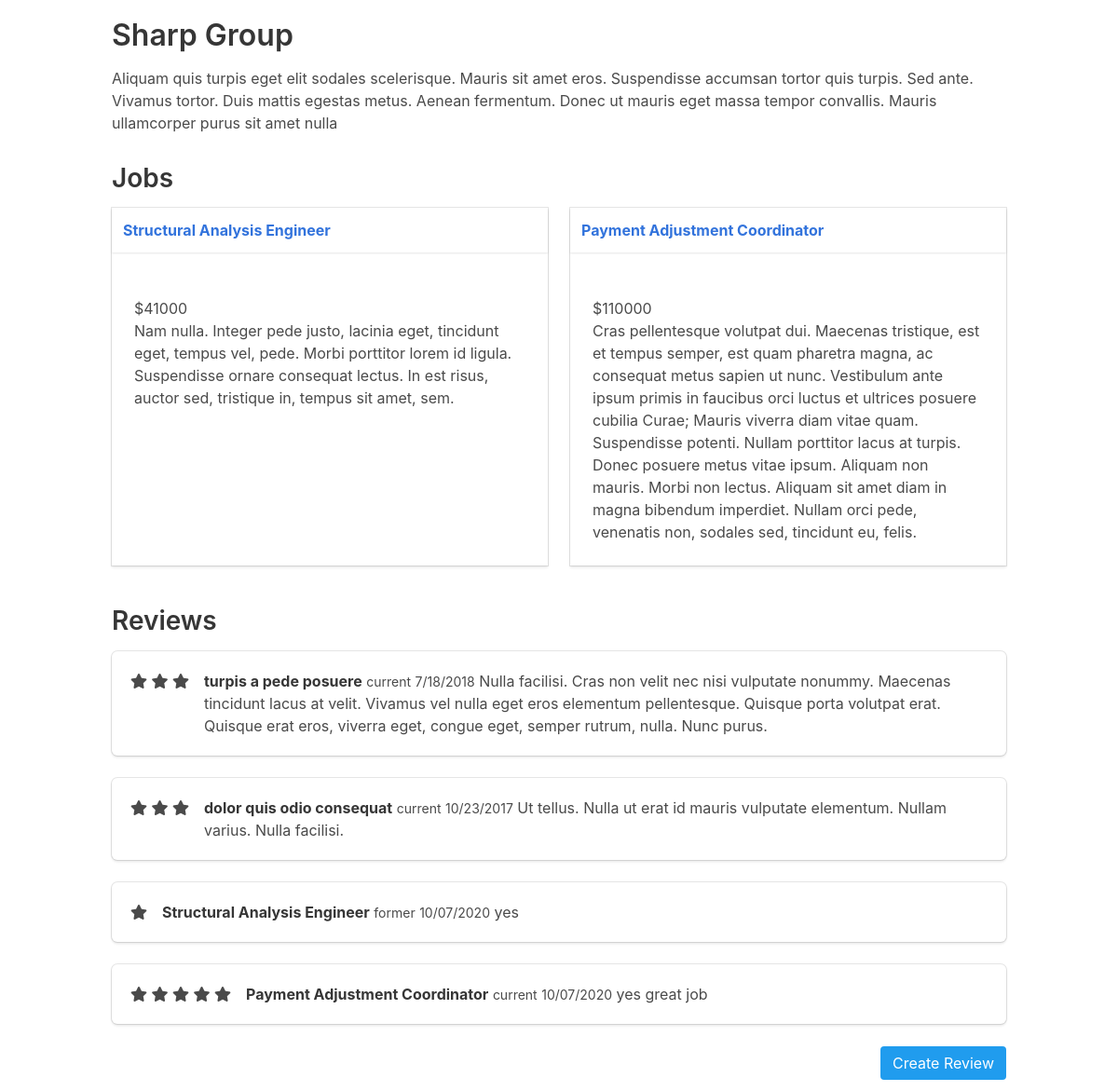
The page /employer/1 on the database its author committed.
### tables this page shows
CREATE TABLE "employer" (
"id" INTEGER PRIMARY KEY AUTOINCREMENT,
"name" VARCHAR,
"description" TEXT,
"address" VARCHAR,
"city" VARCHAR,
"state" VARCHAR,
"zip" VARCHAR
);

CREATE TABLE "job" (
"id" INTEGER PRIMARY KEY AUTOINCREMENT,
"title" VARCHAR,
"description" TEXT,
"salary" VARCHAR,
"employer_id" INTEGER
);

CREATE TABLE "review" (
"id" INTEGER PRIMARY KEY AUTOINCREMENT,
"review" TEXT,
"rating" INTEGER,
"title" VARCHAR,
"date" DATETIME,
"status" VARCHAR,
"employer_id" INTEGER
);

### jobs/app.py (the view)
@app.route('/employer/<employer_id>')
def employer(employer_id):
    employer = execute_sql('SELECT * FROM employer WHERE id=?', [employer_id], single=True)
    jobs = execute_sql('SELECT job.id, job.title, job.description, job.salary FROM job JOIN employer ON employer.id = job.employer_id WHERE employer.id = ?', [employer_id])
    reviews = execute_sql('SELECT review, rating, title, date, status FROM review JOIN employer ON employer.id = review.employer_id WHERE employer.id = ?', [employer_id])
    return render_template('employer.html', employer=employer, jobs=jobs, reviews=reviews)

### jobs/app.py (called while the page is built)
def open_connection():
    connection = getattr(g, '_connection', None)
    if connection == None:
        connection = g._connection = sqlite3.connect(PATH)
    connection.row_factory = sqlite3.Row
    return connection

def execute_sql(sql, values=(), commit=False, single=False):
    connection = open_connection()
    cursor = connection.execute(sql, values)
    if commit == True:
        results = connection.commit()
    else:
        results = cursor.fetchone() if single else cursor.fetchall()
    cursor.close()
    return results

@app.teardown_appcontext
def close_connection(exception):
    connection = getattr(g, '_connection', None)
    if connection is not None:
        connection.close()

### jobs/templates/employer.html
{% extends "layout.html" %}
{% block content %}
  <div>
    <h1>{{ employer['name'] }}</h1>
    <div class="description">
      <p>{{ employer['description'] }}</p>
    </div>
  </div>
  <h2>Jobs</h2>
  {{ show_jobs(jobs) }}
  <h2>Reviews</h2>
    {% for review in reviews %}
    <div class="box">
      <article class="media">
        <div class="media-left">
          {% for _ in range(0, review['rating']): %}
            <span class="fa fa-star checked"></span>
          {% endfor %}
        </div>
        <div class="media-content">
          <div class="content">
            <p>
              <strong>{{ review['title'] }}</strong>
              <small>{{ review['status'] }}</small>
              <small>{{ review['date'] }}</small>
              {{ review['review'] }}
            </p>
          </div>
        </div>
      </article>
    </div>
    {% endfor %}
  <div class="columns">
    <div class="column">
      <a href="{{ url_for('review', employer_id=employer['id']) }}" class="button is-info is-pulled-right">Create Review</a>
    </div>
  </div>
{% endblock %}

### jobs/templates/layout.html (shortened to what this page needs)
{% from '_macros.html' import show_job, show_jobs with context %}
<!doctype html>
<html>
  <head>
    <link rel="stylesheet" type="text/css" href="{{ url_for('static', filename='css/bulma.min.css') }}">
    <link rel="stylesheet" type="text/css" href="{{ url_for('static', filename='css/app.css') }}">
    <link rel="stylesheet" type="text/css" href="https://use.fontawesome.com/releases/v5.2.0/css/all.css">
  </head>
  <body>
    <div class="container top">
      <div class="content">
        {% block content %}
        {% endblock %}
      </div>
    </div>
  </body>
</html>

### jobs/templates/_macros.html
{% macro show_job(job) %}
<div class="card adjust-height">
  <header class="card-header">
    <p class="card-header-title">
      <a href="{{ url_for('job', job_id=job['id']) }}">{{ job['title'] }}</a>
    </p>
  </header>
  <div class="card-content">
    <div class="content">
      <a href="{{ url_for('employer', employer_id=job['employer_id']) }}">{{ job['employer_name'] }}</a><br>
        ${{ job['salary'] }}<br>
        {{ job['description'] }}
    </div>
  </div>
</div>
{% endmacro %}
{% macro show_jobs(jobs) %}
<div class="columns is-multiline">
  {% for job in jobs %}
    <div class="column is-half">
      {{ show_job(job) }}
    </div>
  {% endfor %}
</div>
{% endmacro %}

### jobs/static/css/app.css (style rules this page uses)
.adjust-height { height: 100%; }
.top { margin-top: 20px; }

### rows shown on the page
employer: name "Sharp Group", description "Aliquam quis turpis eget elit sodales scelerisque. Mauris sit amet eros. Suspendisse accumsan tortor quis turpis. Sed ante. Vivamus tortor. Duis mattis egestas metus. Aenean fermentum. Donec ut mauris eget massa tempor convallis. Mauris ullamcorper purus sit amet nulla"
job: title "Structural Analysis Engineer", salary "41000", description "Nam nulla. Integer pede justo, lacinia eget, tincidunt eget, tempus vel, pede. Morbi porttitor lorem id ligula. Suspendisse ornare consequat lectus. In est risus, auctor sed, tristique in, tempus sit amet, sem."
job: title "Payment Adjustment Coordinator", salary "110000", description "Cras pellentesque volutpat dui. Maecenas tristique, est et tempus semper, est quam pharetra magna, ac consequat metus sapien ut nunc. Vestibulum ante ipsum primis in faucibus orci luctus et ultrices posuere cubilia Curae; Mauris viverra diam vitae quam. Suspendisse potenti. Nullam porttitor lacus at turpis. Donec posuere metus vitae ipsum. Aliquam non mauris. Morbi non lectus. Aliquam sit amet diam in magna bibendum imperdiet. Nullam orci pede, venenatis non, sodales sed, tincidunt eu, felis."
review: rating 3 (drawn), title "turpis a pede posuere", status "current", date "7/18/2018", review "Nulla facilisi. Cras non velit nec nisi vulputate nonummy. Maecenas tincidunt lacus at velit. Vivamus vel nulla eget eros elementum pellentesque. Quisque porta volutpat erat. Quisque erat eros, viverra eget, congue eget, semper rutrum, nulla. Nunc purus."
review: rating 3 (drawn), title "dolor quis odio consequat", status "current", date "10/23/2017", review "Ut tellus. Nulla ut erat id mauris vulputate elementum. Nullam varius. Nulla facilisi."
review: rating 1 (drawn), title "Structural Analysis Engineer", status "former", date "10/07/2020", review "yes"
review: rating 5 (drawn), title "Payment Adjustment Coordinator", status "current", date "10/07/2020", review "yes great job"
